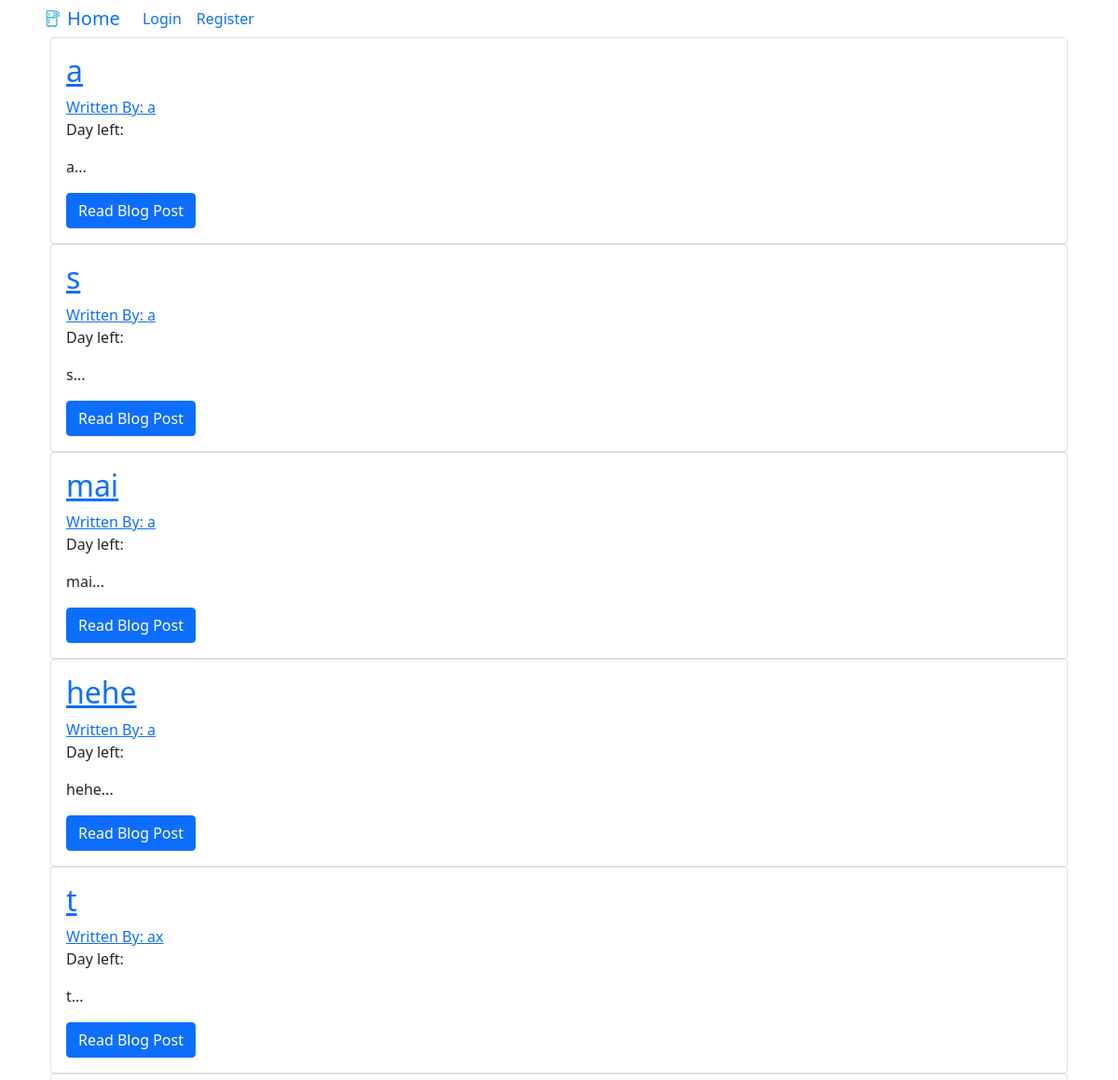
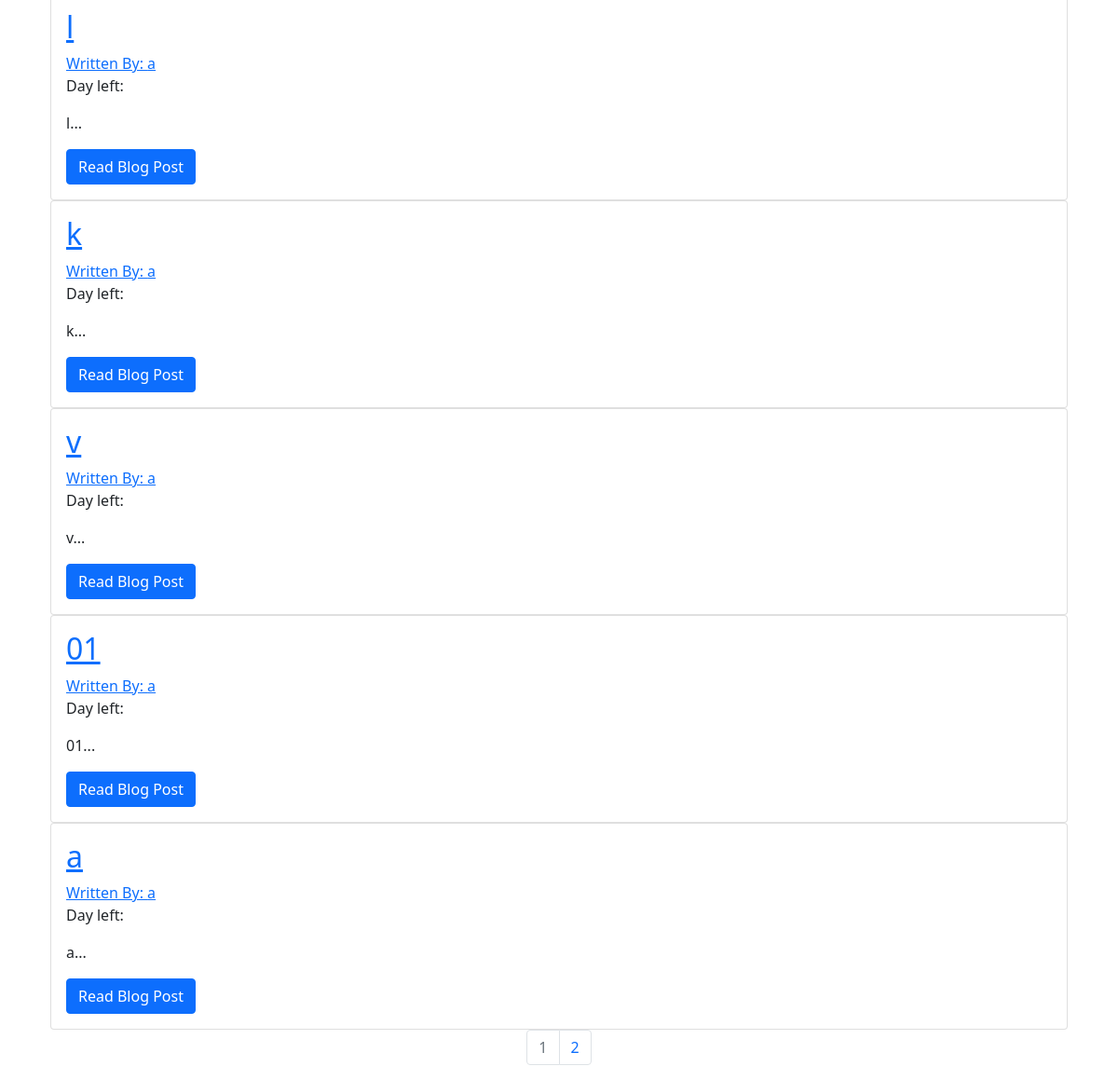
The page / on the database its author committed (2 pictures, top to bottom).
### puppycompanyblog/models.py (models this page shows, shortened)
class BlogPost(db.Model):
    users = db.relationship(User)
    id = db.Column(db.Integer, primary_key=True)
    user_id = db.Column(db.Integer, db.ForeignKey('users.id'), nullable=False)
    date = db.Column(db.DateTime, nullable=False, default=datetime.utcnow)
    weight = db.Column(db.Float, nullable=False)
    title = db.Column(db.String(140), nullable=False)
    text = db.Column(db.Text, nullable=False)

class User(db.Model, UserMixin):
    __tablename__ = 'users'
    id = db.Column(db.Integer, primary_key = True)
    profile_image = db.Column(db.String(20), nullable=False, default='default_profile.png')
    email = db.Column(db.String(64), unique=True, index=True)
    username = db.Column(db.String(64), unique=True, index=True)
    password_hash = db.Column(db.String(128))
    posts = db.relationship('BlogPost', backref='author', lazy=True)
    recipe = db.relationship('Recipe', backref='author', lazy=True)

### puppycompanyblog/core/views.py (the view)
@core.route('/', methods=['GET', 'POST'])
def index():
    page = request.args.get('page', 1, type=int)
    blog_posts = BlogPost.query.order_by(BlogPost.date.asc()).paginate(page=page, per_page=10)
    """if request.method == 'POST' and 'tag' in request.form:
        tag = request.form["tag"]
        search = "%{}%".format(tag)
        blog_posts = BlogPost.query.filter(BlogPost.title.like(search)).all()
       # blog_posts = BlogPost.query.filter(BlogPost.title == 'a')
        return render_template('index.html',blog_posts=blog_posts, tag = tag) """
    return render_template('index.html',blog_posts=blog_posts)

### puppycompanyblog/templates/index.html (shortened to what this page needs)
{% extends "base.html" %}
{% block content %}
  <div class="container">
    {% for post in blog_posts.items %}
    <div class="card" >
      <div class="card-body">
        <h2><a class="card-title" href="  {{ url_for('blog_posts.blog_post', blog_post_id=post.id) }}">{{ post.title }}</a></h2>
        <a href="{{ url_for('users.user_posts', username=post.author.username) }}">Written By: {{ post.author.username }}</a>
        <p>Day left: {{ days_lefts }}</p>
        <p class="card-text">{{ post.text[:100] }}...</p>
        <a href="{{ url_for('blog_posts.blog_post', blog_post_id=post.id) }}" class="btn btn-primary">Read Blog Post</a>
      </div>
    </div>
   {% endfor %}
   <nav aria-label="Page navigation example">
     <ul class="pagination justify-content-center">
       {% for page_num in blog_posts.iter_pages(left_edge=1, right_edge=1, left_current=1, right_current=2) %}
          {% if blog_posts.page == page_num %}
          <li class="page-item disabled">
            <a class="page-link" href="{{ url_for('core.index', page=page_num) }}">{{ page_num }}</a></li>
          {% else %}
            <li class="page-item"><a class="page-link" href="{{ url_for('core.index', page=page_num) }}">{{ page_num }}</a></li>
          {% endif %}
      {% endfor %}
    </nav>
{% endblock %}

### rows shown on the page
BlogPost: title "a", author.username "a", text "a"
BlogPost: title "s", author.username "a", text "s"
BlogPost: title "mai", author.username "a", text "mai"
BlogPost: title "hehe", author.username "a", text "hehe"
BlogPost: title "t", author.username "ax", text "t"
BlogPost: title "l", author.username "a", text "l"
BlogPost: title "k", author.username "a", text "k"
BlogPost: title "v", author.username "a", text "v"
BlogPost: title "01", author.username "a", text "01"
BlogPost: title "a", author.username "a", text "a"

### other values the page prints
{{ page_num }} "1"
{{ page_num }} "2"
